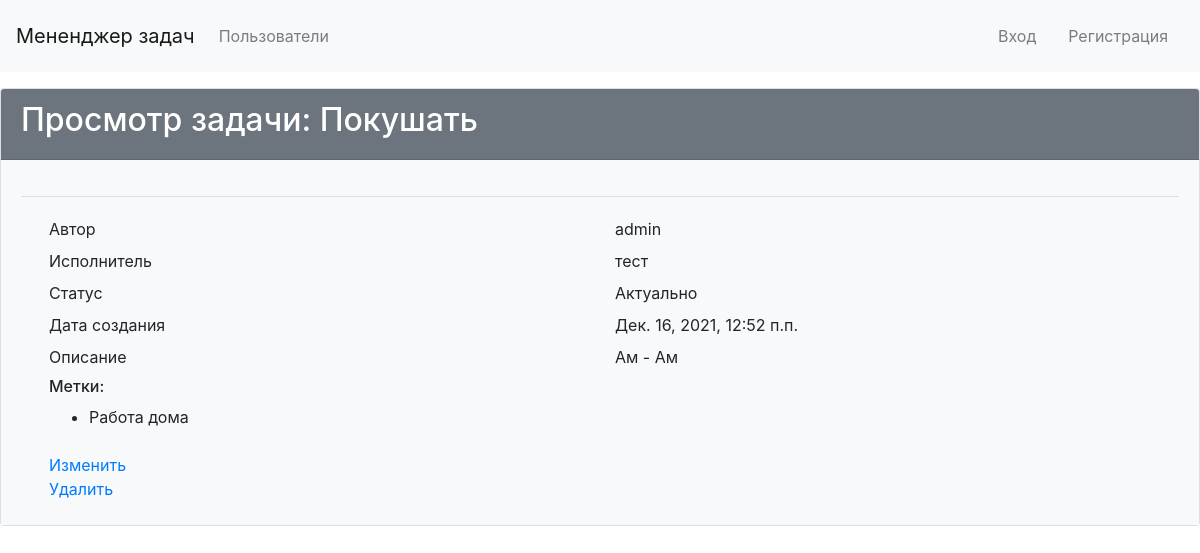
The app's page /tasks/7/, older data.
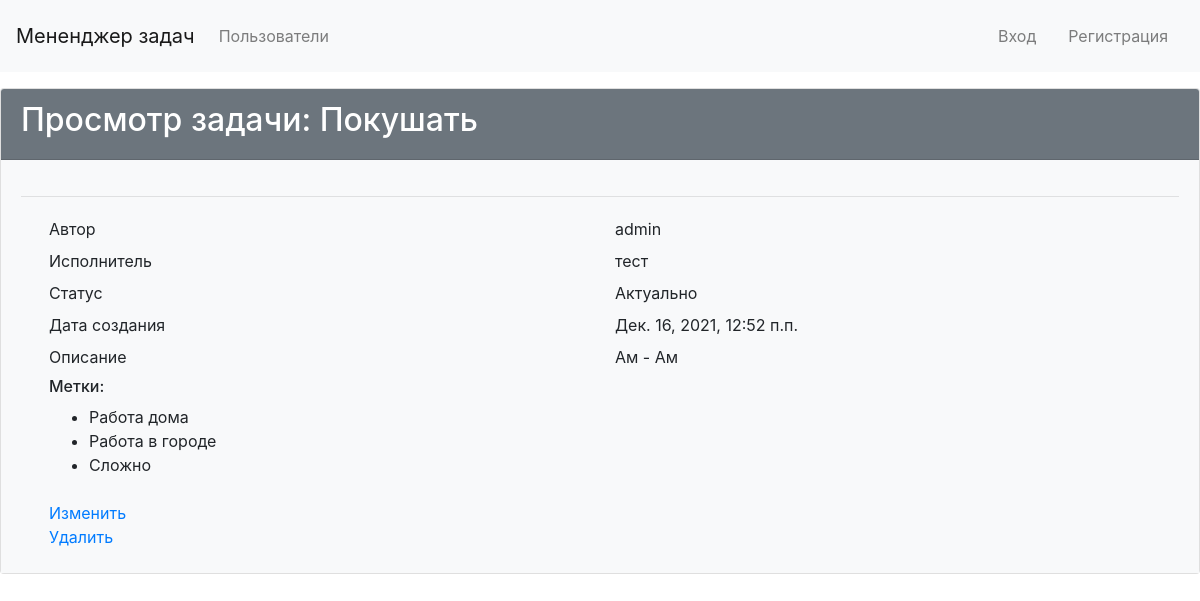
The same page, newer data.
### tags/models.py (models this page shows)
class Tags(models.Model):
    name = models.CharField(max_length=20)
    created_at = models.DateTimeField(auto_now_add=True)
    class Meta(object):
        verbose_name = 'tag'
        verbose_name_plural = 'tags'
    def __str__(self):
        return self.name

### tasks/views.py (the view)
# urls.py: path('<int:pk>/', TaskView.as_view(), name='view_task'),
class TaskView(View):
    def get(self, request, pk):
        model = Task.objects.get(id=pk)
        return render(request, 'tasks/task_view.html',
                      context={'task': model, 'tags_list': model.tags})

### main_page/models.py (called while the page is built)
    def __str__(self):
        return self.username

### status/models.py (called while the page is built)
    def __str__(self):
        return self.name

### templates/tasks/task_view.html (shortened to what this page needs)
{% extends 'main_template.html' %}
{% load i18n %}
{% block title %}
    <head>
    </head>
{% endblock %}
{% block content %}
<div class="card">
  <div class="card-header bg-secondary text-white">
    <h2>{% trans "Просмотр задачи" %}: {{ task.name }}</h2>
  </div>
  <div class="card-body bg-light">
    <hr>
    <div class="container">
      <div class="row p-1">
        <div class="col">{% trans "Автор" %}</div>
        <div class="col">{{ task.creator }}</div>
      </div>
      <div class="row p-1">
        <div class="col">{% trans "Исполнитель" %}</div>
        <div class="col">{{ task.executor }}</div>
      </div>
      <div class="row p-1">
        <div class="col">{% trans "Статус" %}</div>
        <div class="col">{{ task.status }}</div>
      </div>
      <div class="row p-1">
        <div class="col">{% trans "Дата создания" %}</div>
        <div class="col">{{ task.created_at }}</div>
      </div>
      <div class="row p-1">
        <div class="col">{% trans "Описание" %}</div>
        <div class="col">{{ task.description }}</div>
      </div>
      <div class="row p-1">
        <div class="col">
          <h6>{% trans "Метки" %}:</h6>
          {% if task.tags %}
          <ul>
            {% for tag in task.tags.all %}
              <li>{{ tag }}</li>
            {% endfor %}
          </ul>
          {% else %}
            <p>{% trans "Список меток пустой" %}</p>
          {% endif %}
        </div>
      </div>
      <div class="row p-1">
        <div class="col">
          <a href="{% url 'update_task' task.id %}">{% trans "Изменить" %}</a>
          <br>
          <a href="{% url 'delete_task' task.id %}">{% trans "Удалить" %}</a>
        </div>
      </div>
    </div>
  </div>
</div>
{% endblock %}

Row changes from the older to the newer data that the page shows:
added Tags: name "Работа в городе"
added Tags: name "Сложно"
